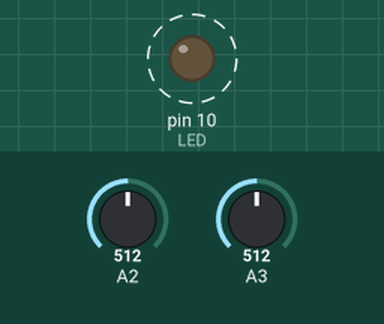
A sketch run on a simulated Arduino Uno, built with avr-gcc and run on an emulated ATmega328P. Shown: output pins drawn as LEDs (lit = HIGH). Dashed ring = blinking. Inputs (shaded band) come from the test bench; at power-on: A2 = 512, A3 = 512. What the sketch prints to the serial monitor is not drawn.

Above: at 0.13 s.
Timing chart, 0 to 3.0 s (numbered marks = the images above):
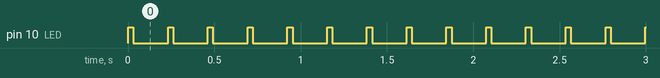

Measured:
- by itself, pin 10 (LED): alternates HIGH for 0.03 s and LOW for 0.20 s

The sketch:

TEST_HJ_185_2-analogread.ino
```cpp
//BootLoader - Pro Mini/UNO
//Board Pro mini 3v 8MHz
//Programmer - USB Tiny
/*
P1- LOW - Turn On, HIGH-sleep
P16 - HIGH - Config mode
P4 - High out - Connected as Slave
P14 - High out - Connected to slave as master
VCC - 1.7-3.6V
*/
#define ver 0.1
#define BUTON         4
#define BUTON_2       20
#define LED           10
#define SRTOBE        5
#define VOLTAGE       A2
#define POT           A3
#define STAB          3
#define BLE_TX        9
#define BLE_RX        8
#define BLE_WAKE_UP   7
#define BLE_CONFIG    6

void setup(){
        Serial.begin(9600);
        Serial.println("HJ-185 Module" );
        Serial.print(ver);
        Serial.print("\t");
        Serial.println();

        pinMode(LED, OUTPUT);
            }
void loop(){
            show_voltage(VOLTAGE);
            Serial.print("  ");
            on_short(LED, 1);
            show_voltage(POT);
            on_short(LED, 2);
            Serial.println("v");
}


void on_short(uint8_t PIN, uint8_t times){
  for(int i=0; i<times; i++){
    digitalWrite(PIN, HIGH);
    delay(30);
    digitalWrite(PIN, LOW);
    delay(200);
  }
}
void show_voltage( uint8_t PIN ){
  float R1=300000.0;  //300K
  float R2=10000.0; //10k
  float reference_v = 3.3;//3.3V or 5V
  float vin = 0.0;
  float vout = 0.0;
  int value = 0;

  value = analogRead(PIN);
  vout = (value*reference_v)/1024;
  vin = vout/(R2/(R1+R2));
  if(vin<0.09){vin=0.0;}

  Serial.print(vin);
}
```
